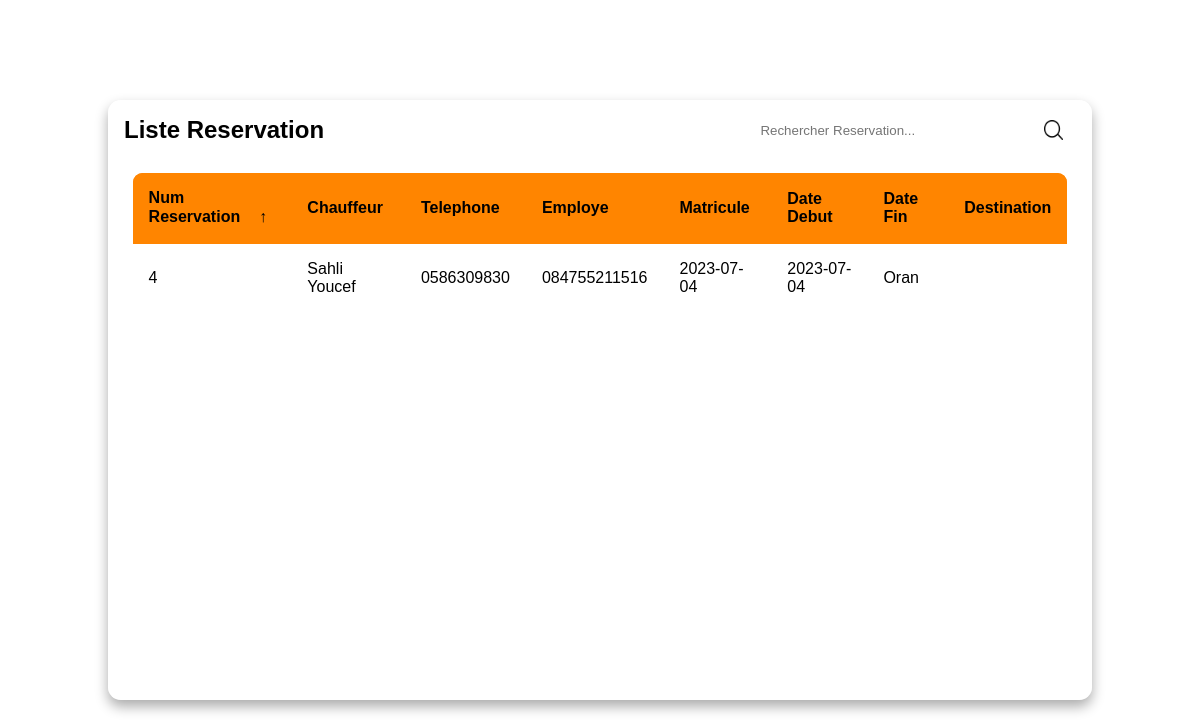
The app's page /view/listereservation.php with its own data.
### tables this page shows
CREATE TABLE `reservation` (
  `numreservation` int(11) NOT NULL,
  `id_chauff` varchar(25) NOT NULL,
  `id_employee` varchar(25) NOT NULL,
  `mat_vehicule` varchar(25) NOT NULL,
  `date_debut` date DEFAULT NULL,
  `date_fin` date DEFAULT NULL,
  `destination` varchar(255) DEFAULT NULL
);

CREATE TABLE `utilisateur` (
  `id` int(11) NOT NULL,
  `email` varchar(200) DEFAULT NULL,
  `password` varchar(20) NOT NULL,
  `nom` varchar(20) NOT NULL,
  `prenom` varchar(20) NOT NULL,
  `telephone` varchar(20) NOT NULL,
  `poste` varchar(20) NOT NULL,
  `departement` varchar(20) NOT NULL,
  `etat` varchar(50) DEFAULT NULL,
  `responsable` varchar(255) DEFAULT NULL,
  `disponibilite` varchar(255) DEFAULT NULL
);

### database/db.php (called while the page is built)
<?php
   class db{
      static public function connect(){
      	$db= new PDO("mysql:host=localhost;dbname=parc_automobile",
        "root","");
      	$db->exec("set names utf8");
      	$db->setAttribute(PDO::ATTR_ERRMODE,PDO::ERRMODE_WARNING);
      	return $db;
      }
   }
 ?>

### model/reservation.php (called while the page is built, shortened)
<?php
require_once(__DIR__ . "/../database/db.php");
     class reservation{
      static public function allreservations(){
        $stmt = db::connect()->prepare('SELECT * FROM reservation');
        $stmt ->execute();
        return $stmt->fetchAll();
      }
  }
 ?>

### controller/reservationcont.php (called while the page is built)
<?php
require_once(__DIR__ . "/../model/reservation.php");
class reservationcont{
	public function getallreservations(){
		 $reservations= reservation::allreservations();
		 return $reservations;
	}
}
  ?>

### model/chef.php (called while the page is built, shortened)
<?php
require_once(__DIR__ . "/../database/db.php");
     class chef{
     static public function onedriver($data) {
    $stmt = db::connect()->prepare('SELECT * FROM utilisateur WHERE poste = "chauffeur" AND id = :id');
    $stmt->bindParam(':id', $data, PDO::PARAM_INT);
    $stmt->execute();
    $result = $stmt->fetchAll();
    return $result;
}
}
 ?>

### controller/chefcont.php (called while the page is built, shortened)
<?php
require_once(__DIR__ . "/../model/chef.php");
class chefcont{
  public function getonedriver($data){
  	 $driver= chef::onedriver($data);
		 return $driver;
  }
}
  ?>

### view/listereservation.php (the view, shortened to what this page needs)
<?php
   require_once(__DIR__ . "/../controller/reservationcont.php");
   require_once(__DIR__ . "/../controller/chefcont.php");
              $data= new reservationcont();
              $reservations= $data->getallreservations();
              $chauffeur=new chefcont();
 ?>
<body>
    <main  class="table" id="table">
        <section class="table__header">
            <h1>Liste Reservation</h1>
            <div class="input-group">
                <input type="search" placeholder="Rechercher Reservation...">
                <img src="images/search.png" alt="">
            </div>
        </section>
        <section class="table__body">
            <table id="myTable">
                <thead>
                    <tr style="background-color: #ff8500;">
                        <th> Num Reservation <span class="icon-arrow">&UpArrow;</span></th>
                        <th>Chauffeur</th>
                        <th>Telephone </th>
                        <th>Employe </th>
                        <th> matricule </th>
                        <th> Date Debut </th>
                        <th> Date Fin </th>
                        <th> destination </th>
                    </tr>
                </thead>
                <tbody>
                    <?php foreach ($reservations as $reservation): ?>
                        <tr>
                           <td><?php echo $reservation['numreservation']  ?></td>
                           <?php $driver= $chauffeur->getonedriver($reservation['id_chauff']); ?>
                          <?php foreach ($driver as $d): ?>
                            <td><?php echo $d['nom'] .' '. $d['prenom'] ?></td>
                            <td><?php echo $d['telephone']  ?></td>
                          <?php endforeach;?>
                           <td><?php echo $reservation['mat_vehicule']  ?></td>
                           <td><?php echo $reservation['date_debut']  ?></td>
                           <td><?php echo $reservation['date_fin']  ?></td>
                           <td><?php echo $reservation['destination']  ?></td>
                        </tr>
                      <?php endforeach;?>
                </tbody>
            </table>
        </section>
    </main>
</body>
</html>

### view/listereservation.php (style rules this page uses)
* { margin: 0; padding: 0; box-sizing: border-box; font-family: sans-serif; }
body { min-height: 100vh; display: flex; justify-content: center; align-items: center; }
main.table { width: 82vw; height: 75vh; background-color: #fff5; backdrop-filter: blur(7px); box-shadow: 0 .4rem .8rem #0005; border-radius: .8rem; overflow: hidden; }
.table__header { width: 100%; height: 10%; background-color: #fff4; padding: .8rem 1rem; display: flex; justify-content: space-between; align-items: center; }
.table__header .input-group { width: 35%; height: 150%; background-color: #fff5; padding: 0 .8rem; border-radius: 2rem; display: flex; justify-content: center; align-items: center; transition: .2s; }
.table__header .input-group img { width: 1.2rem; height: 1.2rem; }
.table__header .input-group input { width: 100%; padding: 0 .5rem 0 .3rem; background-color: transparent; border: none; outline: none; }
.table__body { width: 95%; max-height: calc(89% - 1.6rem); background-color: #fffb; margin: .8rem auto; border-radius: .6rem; overflow: auto; }
table { width: 100%; }
table, th, td { border-collapse: collapse; padding: 1rem; text-align: left; }
thead th { position: sticky; top: 0; left: 0; background-color: #ff8500; cursor: pointer; text-transform: capitalize; }
tbody tr { --delay: .1s; transition: .5s ease-in-out var(--delay), background-color 0s; }
tbody tr td, tbody tr td p, tbody tr td img { transition: .2s ease-in-out; }
thead th span.icon-arrow { display: inline-block; width: 1.3rem; height: 1.3rem; border-radius: 50%; border: 1.4px solid transparent; text-align: center; font-size: 1rem; margin-left: .5rem; transition: .2s ease-in-out; }

### records on screen
reservation: numreservation "4", mat_vehicule "084755211516", date_debut "2023-07-04", date_fin "2023-07-04", destination "Oran"
utilisateur: nom "Sahli", prenom "Youcef", telephone "0586309830"
